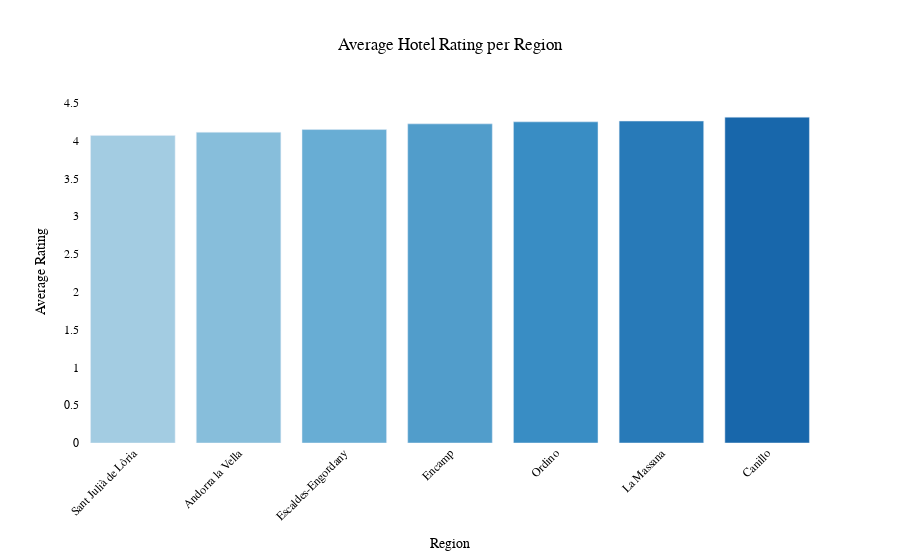
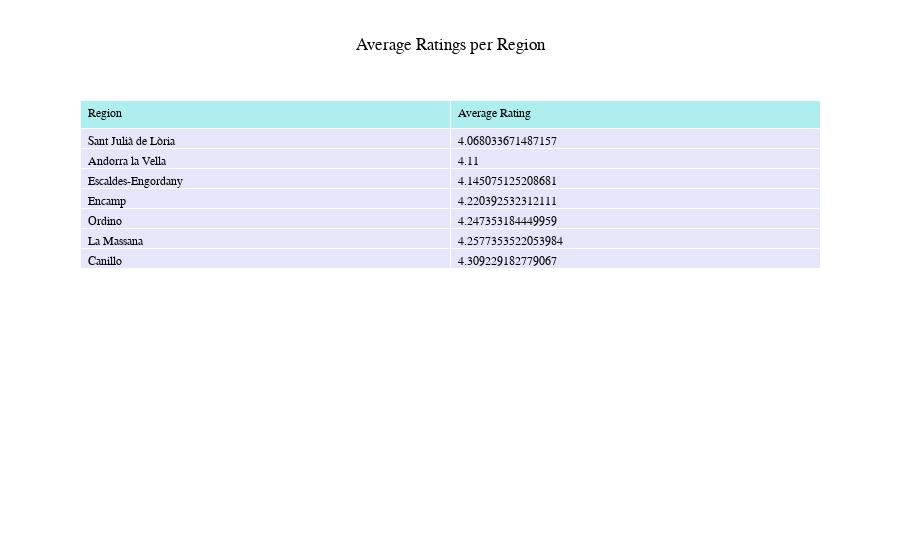

Notebook code cell kept with these figures, in order:
### Markdown cell above
### 1.2. Average Rating per region

Bar chart showing the average rating of hotels in each region.

### Code cell
# Calculate average rating per region
avg_rating_per_region = df.groupby('region')['rating'].mean().sort_values()

# Plot average rating per region with Plotly
fig_avg_rating = go.Figure(data=[go.Bar(
    x=avg_rating_per_region.index,
    y=avg_rating_per_region.values,
    marker_color=color_palette[5:]
)])

fig_avg_rating.update_layout(
    title_text='Average Hotel Rating per Region',
    title_x=0.5,
    xaxis_title='Region',
    yaxis_title='Average Rating',
    plot_bgcolor='rgba(0,0,0,0)',
    paper_bgcolor='rgba(0,0,0,0)',
    font=dict(
        family="Arial, sans-serif",
        size=12,
        color="#000000"
    ),
    xaxis_tickangle=-45
)

# Show the average rating per region plot
fig_avg_rating.show()

# Create a table with the average ratings per region
avg_rating_df = avg_rating_per_region.reset_index()
avg_rating_df.columns = ['Region', 'Average Rating']

fig_table = go.Figure(data=[go.Table(
    header=dict(values=list(avg_rating_df.columns),
                fill_color='paleturquoise',
                align='left'),
    cells=dict(values=[avg_rating_df.Region, avg_rating_df['Average Rating']],
                fill_color='lavender',
                align='left'))
])

fig_table.update_layout(
    title_text='Average Ratings per Region',
    title_x=0.5,
    font=dict(
        family="Arial, sans-serif",
        size=12,
        color="#000000"
    )
)

# Show the table
fig_table.show()

### Figure 1 — Plotly figure (JSON) as saved in the notebook; plotly's stock layout.template omitted (floating-point values rounded to 4 significant figures)
{"data": [{"marker": {"color": ["hsl(201.28571428571428, 52.57142857142857%, 76.42857142857143%)", "hsl(200.85714285714286, 53.714285714285715%, 69.42857142857143%)", "hsl(202.0, 56.0%, 62.0%)", "hsl(202.57142857142858, 54.285714285714285%, 55.714285714285715%)", "hsl(203.57142857142858, 55.28571428571429%, 49.57142857142857%)", "hsl(205.85714285714286, 64.42857142857143%, 43.857142857142854%)", "hsl(207.85714285714286, 75.0%, 38.42857142857143%)", "hsl(209.57142857142858, 87.0%, 33.28571428571429%)", "hsl(212.14285714285714, 88.28571428571428%, 27.71428571428571%)", "hsl(215.0, 86.0%, 22.0%)"]}, "type": "bar", "x": ["Sant Julià de Lòria", "Andorra la Vella", "Escaldes-Engordany", "Encamp", "Ordino", "La Massana", "Canillo"], "y": [4.068, 4.11, 4.145, 4.22, 4.247, 4.258, 4.309]}], "layout": {"font": {"color": "#000000", "family": "Arial, sans-serif", "size": 12}, "paper_bgcolor": "rgba(0,0,0,0)", "plot_bgcolor": "rgba(0,0,0,0)", "title": {"text": "Average Hotel Rating per Region", "x": 0.5}, "xaxis": {"tickangle": -45, "title": {"text": "Region"}}, "yaxis": {"title": {"text": "Average Rating"}}}}

### Figure 2 — Plotly figure (JSON) as saved in the notebook; plotly's stock layout.template omitted (floating-point values rounded to 4 significant figures)
{"data": [{"cells": {"align": "left", "fill": {"color": "lavender"}, "values": [["Sant Julià de Lòria", "Andorra la Vella", "Escaldes-Engordany", "Encamp", "Ordino", "La Massana", "Canillo"], [4.068, 4.11, 4.145, 4.22, 4.247, 4.258, 4.309]]}, "header": {"align": "left", "fill": {"color": "paleturquoise"}, "values": ["Region", "Average Rating"]}, "type": "table"}], "layout": {"font": {"color": "#000000", "family": "Arial, sans-serif", "size": 12}, "title": {"text": "Average Ratings per Region", "x": 0.5}}}
